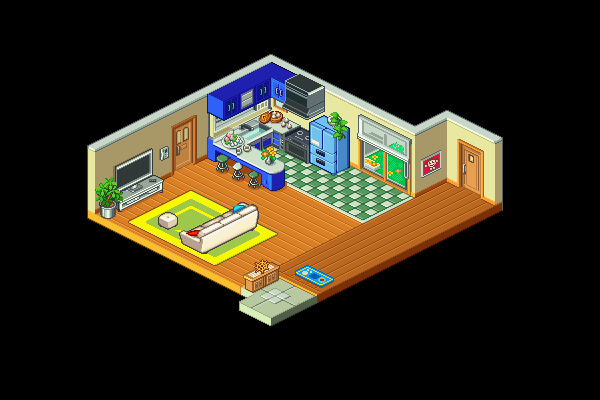

The image is a tile-based game level rendered from a .tmx file. Its description and source (layers, tilesets, objects; grid data summarised) follow:
An orthogonal 200x200 tile map with 3x2 px tiles, 7 tile layers (Background, Graphics, Building, Desk, ...), 4 tilesets and 26 objects (12x Wall, 8x Filter, 2, 0).

<map version="1.2" tiledversion="1.2.4" orientation="orthogonal" renderorder="left-up" width="200" height="200" tilewidth="3" tileheight="2" infinite="0" nextlayerid="19" nextobjectid="89">
 <tileset firstgid="1" name="new1" tilewidth="3" tileheight="2" tilecount="18995" columns="131">
  <image source="LivingRoom/new1.png" width="395" height="290" />
 </tileset>
 <tileset firstgid="18996" name="couch" tilewidth="3" tileheight="2" tilecount="1023" columns="31">
  <image source="LivingRoom/couch.png" width="95" height="66" />
 </tileset>
 <tileset firstgid="20019" name="table" tilewidth="3" tileheight="2" tilecount="285" columns="15">
  <image source="LivingRoom/table.png" width="47" height="38" />
 </tileset>
 <tileset firstgid="20304" source="LivingRoom/LansHouse_Falzer.tsx" />
 <layer id="1" name="Background" width="200" height="200">
  <data>[40000 cells, 19209 non-empty, 19209 distinct tile ids]</data>
 </layer>
 <layer id="12" name="Graphics" width="200" height="200">
  <data>[40000 cells, 78 non-empty, 78 distinct tile ids]</data>
 </layer>
 <layer id="2" name="Building" width="200" height="200">
  <data>[40000 cells, 0 non-empty, 0 distinct tile ids]</data>
 </layer>
 <layer id="13" name="Desk" width="200" height="200">
  <data>[40000 cells, 1008 non-empty, 997 distinct tile ids]</data>
 </layer>
 <layer id="16" name="TV" width="200" height="200">
  <data>[40000 cells, 532 non-empty, 532 distinct tile ids]</data>
 </layer>
 <layer id="18" name="Couch" width="200" height="200">
  <data>[40000 cells, 493 non-empty, 493 distinct tile ids]</data>
 </layer>
 <layer id="17" name="Foot_rest" width="200" height="200">
  <data>[40000 cells, 114 non-empty, 114 distinct tile ids]</data>
 </layer>
 <objectgroup id="3" name="Wall">
  <object id="57" name="Wall" x="481.188" y="199.188">
   <polyline points="0,0 13.1875,6.1875 -209.875,118.813" />
  </object>
  <object id="58" name="Wall" x="457.625" y="187.375">
   <polyline points="0,0 -10.75,-5.75 -42.75,10.625 -106.375,-21.375 -124.75,-11.875 -185.125,-42.375 -195,-37.125" />
  </object>
  <object id="59" name="Wall" x="239.5" y="301.625">
   <polyline points="0,0 40.375,-21.875" />
  </object>
  <object id="60" name="Wall" x="243.875" y="287.5">
   <polyline points="0,0 -135.625,-67.875 -132.625,-68.75 -130,-69.875 -128.25,-70.875 -127.625,-72.5 -127.125,-74.375 -125.625,-75.25 -100.5,-87.75" />
  </object>
  <object id="61" name="Wall" x="143" y="190.125">
   <polyline points="0,0 -0.25,10.625" />
  </object>
  <object id="62" name="Wall" x="174.25" y="174.125">
   <polyline points="0,0 -14.5,7.625" />
  </object>
  <object id="63" name="Wall" x="195.5" y="164.125">
   <polyline points="0,0 11.25,-5.5 18.875,-1.75" />
  </object>
  <object id="68" x="161.182" y="189.545">
   <polyline points="-20.5455,11.6364 0,0 -7.63636,-4.09091 -0.363636,-8.27273" />
  </object>
  <object id="69" x="174.364" y="174">
   <polyline points="0,0 1.54545,-3.54545" />
  </object>
  <object id="70" x="195.273" y="163.818">
   <polyline points="0,0 -4,-0.636364" />
  </object>
  <object id="71" name="Wall" x="214.545" y="162.273">
   <polyline points="0,0 0.454545,-12.3636 6,-8.81818 5.36364,-8.63636 5.18182,-7.63636 3.45455,-7.36364 3.27273,-6.54545 2.63636,-6.54545 2.36364,-5.27273 1.36364,-5.54545 1.36364,-2.09091 3.72727,0.545455 1,6.72727 1.54545,8.27273 3.27273,8.81818 4.54545,9.36364 6.36364,10.3636 7.81818,10.5455 9.45455,10.4545 11.0909,9.81818 12.6364,9.09091 14.6364,7.90909 17.6364,9.63636 19.2727,10.3636 18.1818,11.9091 17.7273,13.5455 17.7273,14.4545 17.9091,15.8182 20,17.1818 21.5455,17.9091 22.8182,18.2727 24,18.5455 25.3636,18.5455 26.1818,18.4545 28.1818,18.0909 29.5455,17.2727 30.5455,16.5455 31.3636,15.8182 33.1818,16.6364 34.5455,17.6364 34.9091,18.2727 34.2727,19.2727 33.6364,20.2727 33.4545,22 33.5455,23 33.9091,24.2727 34.8182,24.9091 36,25.2727 38.0909,25.8182 39.2727,25.9091 41.0909,26.4545 42,26.4545 44.4545,25.5455 46,24.4545 47.6364,24.0909 49.4545,24.6364 55.5455,28.3636 58.1818,28.7273 59.8182,28.5455 62.0909,28.8182 64.5455,27.7273 66.1818,26.7273 68.1818,25.5455 70,23.5455 70.3636,21.5455 70.2727,20.7273" />
  </object>
  <object id="72" name="Wall" x="284.727" y="175.455">
   <polyline points="0,0 -35.6364,-18.9091 -22.4545,-25.0909" />
  </object>
  <object id="74" x="284.719" y="175.438">
   <polyline points="0,0 0.15625,7.90625" />
  </object>
  <object id="79" name="Wall" x="185" y="244.875">
   <polyline points="0,0 18.625,10.125 70.75,-15.375 73.25,-16.875 51.75,-28.25 -1.75,-0.75 3.125,1.5" />
  </object>
  <object id="81" name="Wall" x="169.063" y="217.813">
   <polyline points="0,0 9.9375,5.375 -1.1875,12.3125 -10.25,7.625 0.6875,0.4375" />
  </object>
  <object id="83" name="Wall" x="280.091" y="279.455">
   <polyline points="0,0 -9.45455,-5.72727 -34.8182,8 -25.3636,14" />
  </object>
 </objectgroup>
 <objectgroup id="14" name="Filter">
  <object id="66" name="Filter" x="156.193" y="174.014" width="9.9318" height="10.5909">
   <properties>
    <property name="Angle" type="float" value="0" />
    <property name="Layer" type="int" value="4" />
   </properties>
  </object>
  <object id="73" name="Filter" x="245.7" y="148.285" width="44.1632" height="17.458">
   <properties>
    <property name="Angle" type="float" value="-332.15" />
    <property name="Layer" type="int" value="3" />
   </properties>
  </object>
  <object id="75" name="Filter" x="175.607" y="217.459" width="65.1321" height="7.27449">
   <properties>
    <property name="Angle" type="float" value="-28.64" />
    <property name="Layer" type="int" value="5" />
   </properties>
  </object>
  <object id="76" name="Filter" x="157.475" y="212.417" width="8.76593" height="5.61743">
   <properties>
    <property name="Angle" type="float" value="-32.36" />
    <property name="Layer" type="int" value="6" />
   </properties>
  </object>
  <object id="80" name="Filter" x="234.636" y="201.274" width="26.3252" height="18.0487">
   <properties>
    <property name="Angle" type="float" value="-326.19" />
    <property name="Layer" type="int" value="5" />
   </properties>
  </object>
  <object id="82" name="Filter" x="167.698" y="212.93" width="10.6949" height="3.81143">
   <properties>
    <property name="Angle" type="float" value="32.99" />
    <property name="Layer" type="int" value="6" />
   </properties>
  </object>
  <object id="84" name="Filter" x="242.255" y="266.443" width="29.7539" height="7.45338">
   <properties>
    <property name="Angle" type="float" value="-29.02" />
    <property name="Layer" type="int" value="3" />
   </properties>
  </object>
  <object id="85" name="Filter" x="272.455" y="262.364" width="8.27273" height="13.0909">
   <properties>
    <property name="Angle" type="float" value="0" />
    <property name="Layer" type="int" value="3" />
   </properties>
  </object>
 </objectgroup>
 <objectgroup id="15" name="NPC" />
 <objectgroup id="6" name="Door" offsetx="0.5" offsety="-1.25">
  <object id="28" name="Door" type="2" x="241.543" y="309.152" width="31.6844" height="3.43531">
   <properties>
    <property name="Angle" type="float" value="-329.41" />
    <property name="Change_sound" type="bool" value="true" />
    <property name="Sound" type="int" value="2" />
    <property name="SpawnLoc" type="int" value="3" />
    <property name="x_d" type="int" value="0" />
    <property name="y_d" type="int" value="0" />
   </properties>
  </object>
  <object id="29" name="Door" type="0" x="174.787" y="166.063" width="18.9899" height="3.25266">
   <properties>
    <property name="Angle" type="float" value="-29.24" />
    <property name="Change_sound" type="bool" value="false" />
    <property name="Sound" type="int" value="1" />
    <property name="SpawnLoc" type="int" value="0" />
    <property name="x_d" type="int" value="366" />
    <property name="y_d" type="int" value="174" />
   </properties>
  </object>
 </objectgroup>
</map>
